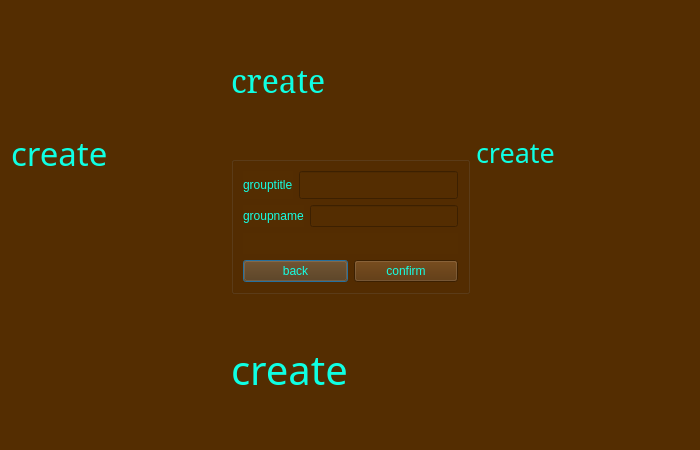
<?xml version="1.0" encoding="UTF-8"?>
<ui version="4.0">
 <class>creategroup_Dialog</class>
 <widget class="QDialog" name="creategroup_Dialog">
  <property name="geometry">
   <rect>
    <x>0</x>
    <y>0</y>
    <width>700</width>
    <height>450</height>
   </rect>
  </property>
  <property name="windowTitle">
   <string>Dialog</string>
  </property>
  <property name="styleSheet">
   <string notr="true">background-color: rgb(84, 45, 1);
color: rgb(15, 255, 227);</string>
  </property>
  <layout class="QGridLayout" name="gridLayout">
   <item row="0" column="0" rowspan="2">
    <widget class="QLabel" name="label_4">
     <property name="font">
      <font>
       <family>Viner Hand ITC</family>
       <pointsize>25</pointsize>
      </font>
     </property>
     <property name="text">
      <string>create</string>
     </property>
    </widget>
   </item>
   <item row="0" column="1">
    <widget class="QLabel" name="label_5">
     <property name="font">
      <font>
       <family>MS Serif</family>
       <pointsize>24</pointsize>
      </font>
     </property>
     <property name="text">
      <string>create</string>
     </property>
    </widget>
   </item>
   <item row="1" column="1">
    <widget class="QGroupBox" name="groupinformation_groupBox">
     <property name="styleSheet">
      <string notr="true">color: rgb(21, 255, 228);</string>
     </property>
     <property name="title">
      <string/>
     </property>
     <layout class="QGridLayout" name="gridLayout_2">
      <item row="0" column="0" colspan="2">
       <layout class="QHBoxLayout" name="horizontalLayout">
        <item>
         <widget class="QLabel" name="label">
          <property name="text">
           <string>grouptitle</string>
          </property>
         </widget>
        </item>
        <item>
         <widget class="QLineEdit" name="grouptitle_lineEdit">
          <property name="font">
           <font>
            <pointsize>13</pointsize>
           </font>
          </property>
          <property name="text">
           <string/>
          </property>
         </widget>
        </item>
       </layout>
      </item>
      <item row="3" column="0">
       <widget class="QPushButton" name="back_pushButton">
        <property name="text">
         <string>back</string>
        </property>
       </widget>
      </item>
      <item row="1" column="0" colspan="2">
       <layout class="QHBoxLayout" name="horizontalLayout_3">
        <item>
         <widget class="QLabel" name="label_2">
          <property name="text">
           <string>groupname</string>
          </property>
         </widget>
        </item>
        <item>
         <widget class="QLineEdit" name="groupname_lineEdit"/>
        </item>
       </layout>
      </item>
      <item row="3" column="1">
       <widget class="QPushButton" name="confirm_pushButton">
        <property name="text">
         <string>confirm</string>
        </property>
        <property name="shortcut">
         <string>Enter</string>
        </property>
       </widget>
      </item>
      <item row="2" column="0" colspan="2">
       <widget class="QLabel" name="error_label">
        <property name="font">
         <font>
          <family>Segoe UI</family>
          <pointsize>9</pointsize>
          <italic>false</italic>
          <bold>true</bold>
         </font>
        </property>
        <property name="styleSheet">
         <string notr="true">color: rgb(255, 24, 3);
font: 700 9pt &quot;Segoe UI&quot;;</string>
        </property>
        <property name="text">
         <string/>
        </property>
        <property name="alignment">
         <set>Qt::AlignCenter</set>
        </property>
       </widget>
      </item>
     </layout>
    </widget>
   </item>
   <item row="2" column="1">
    <widget class="QLabel" name="label_3">
     <property name="font">
      <font>
       <family>Rockwell Condensed</family>
       <pointsize>30</pointsize>
      </font>
     </property>
     <property name="text">
      <string>create</string>
     </property>
    </widget>
   </item>
   <item row="0" column="2" rowspan="2">
    <widget class="QLabel" name="label_6">
     <property name="font">
      <font>
       <family>Perpetua Titling MT</family>
       <pointsize>20</pointsize>
      </font>
     </property>
     <property name="text">
      <string>create</string>
     </property>
    </widget>
   </item>
  </layout>
 </widget>
 <resources/>
 <connections/>
</ui>
